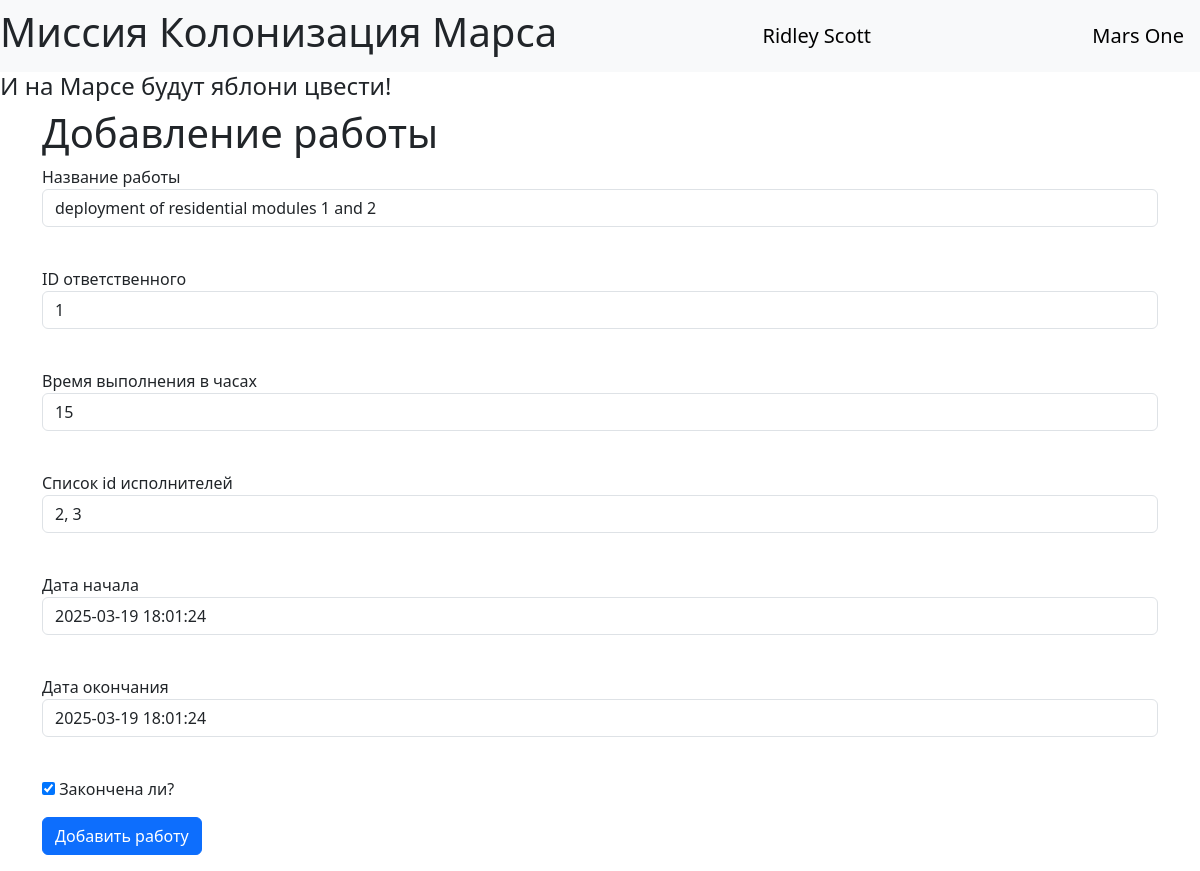
The page /jobs/1 (signed in) on the database as committed earlier.
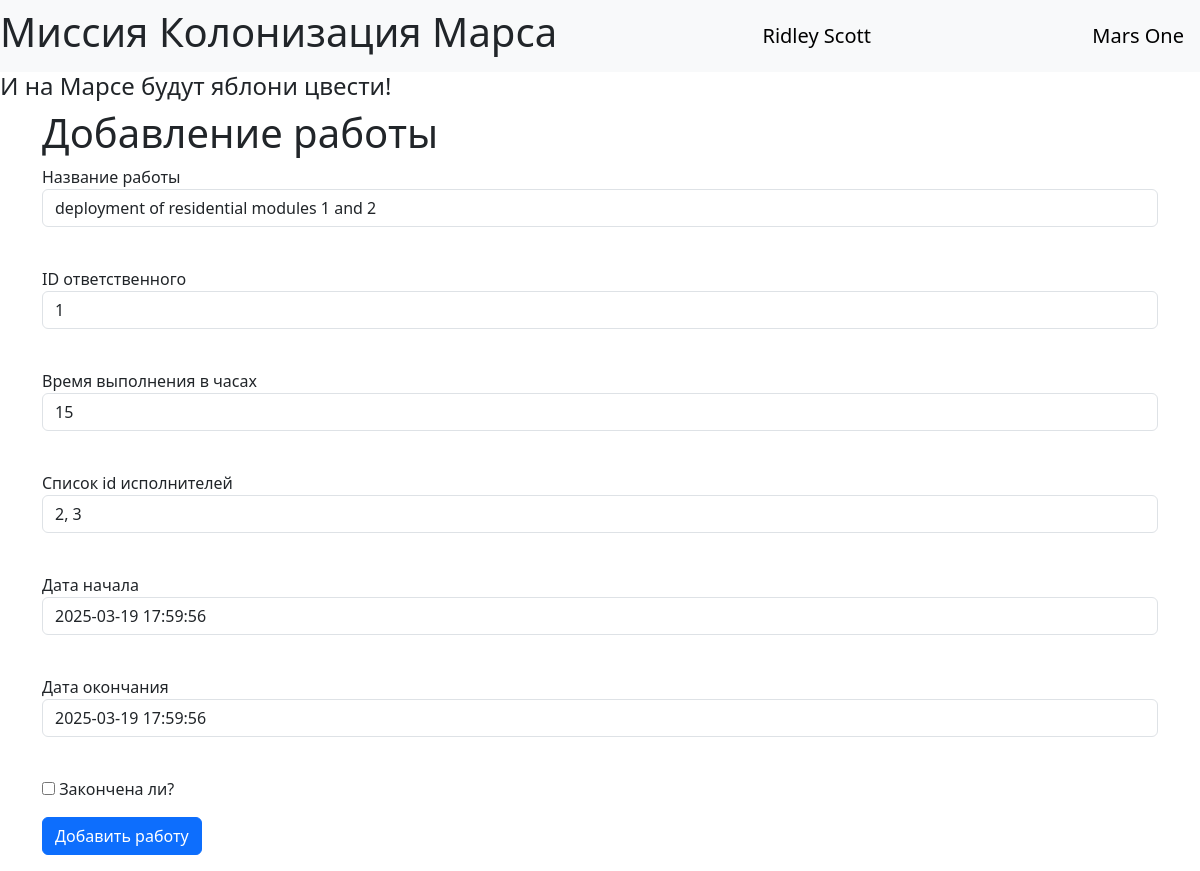
The same page on the database as committed later.
### data/users.py (models this page shows, shortened)
class User(SqlAlchemyBase, UserMixin, SerializerMixin):
    __tablename__ = 'users'
    id = sqlalchemy.Column(sqlalchemy.Integer,
                           primary_key=True, autoincrement=True)
    surname = sqlalchemy.Column(sqlalchemy.String, nullable=True)
    name = sqlalchemy.Column(sqlalchemy.String, nullable=True)
    age = sqlalchemy.Column(sqlalchemy.Integer, nullable=True)
    position = sqlalchemy.Column(sqlalchemy.String, nullable=True)
    speciality = sqlalchemy.Column(sqlalchemy.String, nullable=True)
    address = sqlalchemy.Column(sqlalchemy.String, nullable=True)
    email = sqlalchemy.Column(sqlalchemy.String,
                              unique=True, nullable=True)
    hashed_password = sqlalchemy.Column(sqlalchemy.String, nullable=True)
    modified_date = sqlalchemy.Column(sqlalchemy.DateTime,
                                      default=datetime.datetime.now)
    jobs = orm.relationship("Jobs", back_populates='user')

### data/jobs.py (models this page shows)
class Jobs(SqlAlchemyBase, SerializerMixin):
    __tablename__ = 'jobs'
    id = sqlalchemy.Column(sqlalchemy.Integer,
                           primary_key=True, autoincrement=True)
    team_leader = sqlalchemy.Column(sqlalchemy.Integer,
                                    sqlalchemy.ForeignKey("users.id"))
    job = sqlalchemy.Column(sqlalchemy.String, nullable=True)
    work_size = sqlalchemy.Column(sqlalchemy.Integer, nullable=True)
    collaborators = sqlalchemy.Column(sqlalchemy.String, nullable=True)
    start_date = sqlalchemy.Column(sqlalchemy.DateTime,
                                   default=datetime.datetime.now)
    end_date = sqlalchemy.Column(sqlalchemy.DateTime,
                                 default=datetime.datetime.now)
    is_finished = sqlalchemy.Column(sqlalchemy.Boolean, default=True)
    user = orm.relationship('User')

### server.py (the view, shortened to what this page needs)
@app.route('/jobs/<int:id>', methods=['GET', 'POST'])
@login_required
def edit_jobs(id):
    form = AddJobForm()
    if request.method == "GET":
        db_sess = db_session.create_session()
        jobs = db_sess.query(Jobs).filter(Jobs.id == id,
                                          (Jobs.user == current_user) | (current_user.id == 1)
                                          ).first()
        if jobs:
            form.job.data = jobs.job
            form.team_leader.data = jobs.team_leader
            form.work_size.data = jobs.work_size
            form.collaborators.data = jobs.collaborators
            form.is_finished.data = jobs.is_finished
            form.start_date.data = jobs.start_date
            form.end_date.data = jobs.end_date
        else:
            abort(404)
    return render_template('addjob.html',
                           title='Редактирование работы',
                           form=form
                           )

### forms/addjob.py
class AddJobForm(FlaskForm):
    team_leader = IntegerField('ID ответственного', validators=[DataRequired()])
    job = StringField('Название работы', validators=[DataRequired()])
    work_size = IntegerField('Время выполнения в часах', validators=[DataRequired()])
    collaborators = StringField('Список id исполнителей', validators=[DataRequired()])
    start_date = DateTimeField('Дата начала', default=datetime.datetime.now(),
                               format='%Y-%m-%d %H:%M:%S')
    end_date = DateTimeField('Дата окончания', default=datetime.datetime.now(),
                             format='%Y-%m-%d %H:%M:%S')
    is_finished = BooleanField('Закончена ли?')
    submit = SubmitField('Добавить работу')

### data/db_session.py (called while the page is built)
def create_session() -> Session:
    global __factory
    return __factory()

### server.py (called while the page is built)
@login_manager.user_loader
def load_user(user_id):
    db_sess = db_session.create_session()
    return db_sess.query(User).get(user_id)

### templates/addjob.html (shortened to what this page needs)
{% extends "base.html" %}
{% block content %}
<h1>Добавление работы</h1>
<form action="" method="post">
    <p>
        {{ form.job.label }}<br>
        {{ form.job(class="form-control") }}<br>
    </p>
    <p>
        {{ form.team_leader.label }}<br>
        {{ form.team_leader(class="form-control") }}<br>
    </p>
    <p>
        {{ form.work_size.label }}<br>
        {{ form.work_size(class="form-control") }}<br>
    </p>
    <p>
        {{ form.collaborators.label }}<br>
        {{ form.collaborators(class="form-control") }}<br>
    </p>
    <p>
        {{ form.start_date.label }}<br>
        {{ form.start_date(class="form-control") }}<br>
    </p>
    <p>
        {{ form.end_date.label }}<br>
        {{ form.end_date(class="form-control") }}<br>
    </p>
    <p>{{ form.is_finished() }} {{ form.is_finished.label }}</p>
    <p>{{ form.submit(type="submit", class="btn btn-primary") }}</p>
</form>
{% endblock %}

### templates/base.html (shortened to what this page needs)
<!doctype html>
<html lang="en">
<head>
    <link href="https://cdn.jsdelivr.net/npm/bootstrap@5.3.3/dist/css/bootstrap.min.css"
          rel="stylesheet"
>
    <link rel="stylesheet" type="text/css" href="../static/css/style.css"/>
</head>
<body>
<header>
    <nav class="navbar navbar-light bg-light">
        <h1>Миссия Колонизация Марса</h1>
        {% if current_user.is_authenticated %}
        <a class="navbar-brand" href="/logout">{{ current_user.name }} {{ current_user.surname }}</a>
        {% else %}
        <p>
            <a class="btn btn-primary " href="/register">Зарегистрироваться</a>
            <a class="btn btn-success" href="/login">Войти</a>
        </p>
        {% endif %}
        <a class="navbar-brand" href="#">Mars One</a>
    </nav>
    <h4>И на Марсе будут яблони цвести!</h4>
</header>
<main role="main" class="container">
    {% block content %}{% endblock %}
</main>
</body>
</html>

Rows that differ between the two databases and show on the page:
changed Jobs "deployment of residential modules 1 and 2": start_date "2025-03-19 18:01:24" → "2025-03-19 17:59:56"; end_date "2025-03-19 18:01:24" → "2025-03-19 17:59:56"; is_finished "☑" → "☐"
